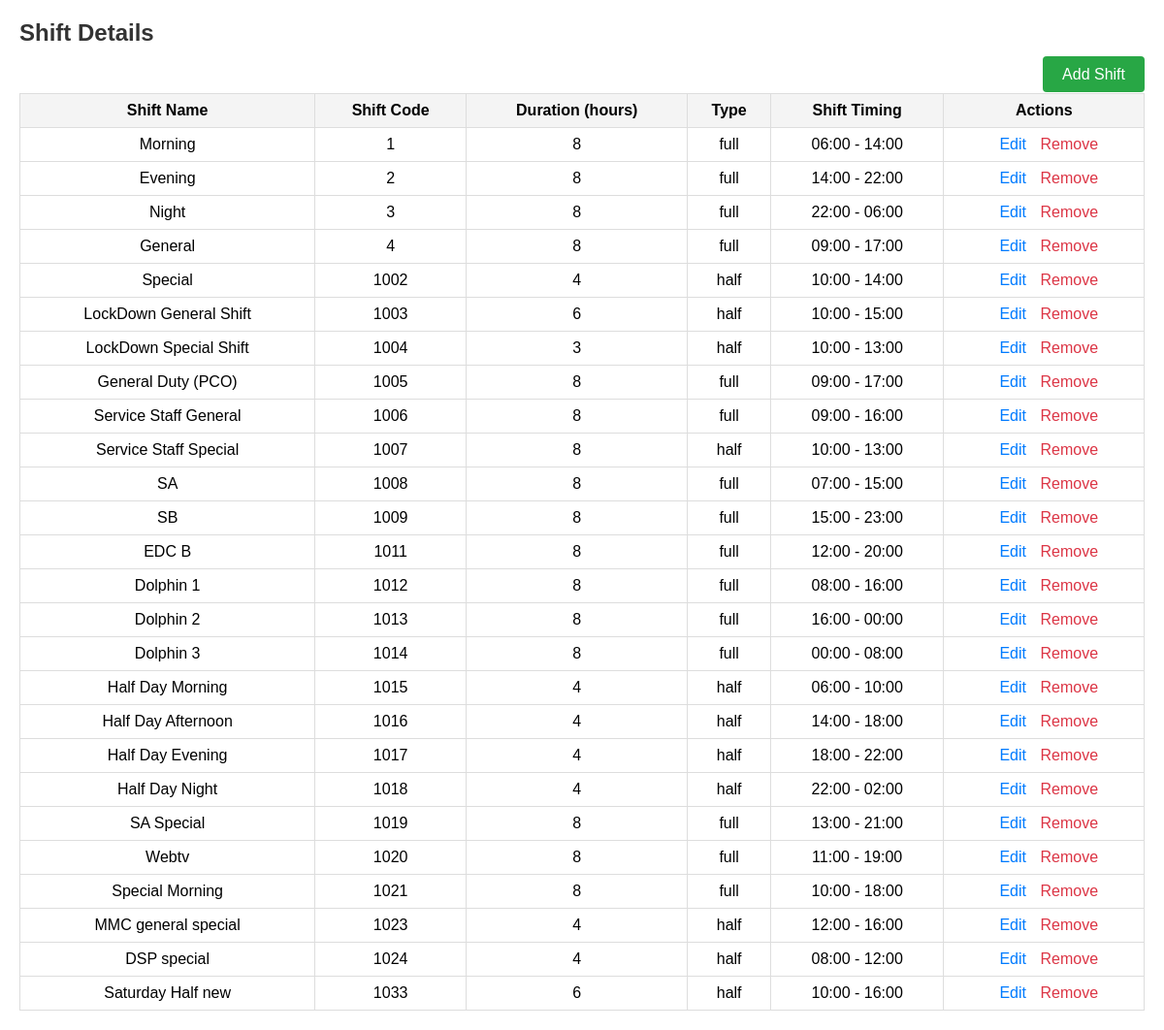
Page /shift_details (signed in) on the committed database.
### tables this page shows
CREATE TABLE "shifts" (
	"id"	INTEGER,
	"shift_name"	TEXT,
	"shift_code"	TEXT,
	"duration"	INTEGER,
	"type"	TEXT CHECK("type" IN ('full', 'half')),
	"shift_timing"	TEXT,
	PRIMARY KEY("id" AUTOINCREMENT)
);

### app.py (the view)
@app.route('/shift_details')
def shift_details():
    if not session.get('logged_in'):
        return redirect(url_for('login'))
    conn = sqlite3.connect('database.db')
    cursor = conn.cursor()
    cursor.execute('SELECT * FROM shifts')
    shifts = cursor.fetchall()
    conn.close()
    return render_template('shift_details.html', shifts=shifts)

### templates/shift_details.html
{% extends "base.html" %}
{% block content %}
<h2>Shift Details</h2>
<div style="text-align: right; margin-bottom: 10px;">
    <a href="{{ url_for('add_shift') }}" class="add-button">Add Shift</a>
</div>
<table>
    <thead>
        <tr>
            <th>Shift Name</th>
            <th>Shift Code</th>
            <th>Duration (hours)</th>
            <th>Type</th>
            <th>Shift Timing</th>
            <th>Actions</th>
        </tr>
    </thead>
    <tbody>
        {% for shift in shifts %}
            <tr>
                <td>{{ shift[1] }}</td>
                <td>{{ shift[2] }}</td>
                <td>{{ shift[3] }}</td>
                <td>{{ shift[4] }}</td>
                <td>{{ shift[5] }}</td>
                <td>
                    <a href="{{ url_for('edit_shift_details', shift_id=shift[0]) }}" class="edit-link">Edit</a>
                    <a href="{{ url_for('remove_shift', shift_id=shift[0]) }}" class="remove-link" onclick="return confirm('Are you sure you want to remove this shift?')">Remove</a>
                </td>
            </tr>
        {% endfor %}
    </tbody>
</table>
{% endblock %}

### static/css/styles.css (style rules this page uses)
body { font-family: Arial, sans-serif; margin: 20px; }
h2 { color: #333; }
table { width: 100%; border-collapse: collapse; }
table th, table td { border: 1px solid #ddd; padding: 8px; text-align: center; }
table th { background-color: #f4f4f4; }
.edit-link { margin-left: 10px; color: #007bff; text-decoration: none; }
.add-button { background-color: #28a745; color: white; padding: 10px 20px; text-decoration: none; border-radius: 4px; }
.edit-link { color: #007bff; text-decoration: none; margin-right: 10px; }
.remove-link { color: #dc3545; text-decoration: none; }

### rows in the picture
shifts: shift_name "Morning", shift_code "1", duration "8", type "full", shift_timing "06:00 - 14:00"
shifts: shift_name "Evening", shift_code "2", duration "8", type "full", shift_timing "14:00 - 22:00"
shifts: shift_name "Night", shift_code "3", duration "8", type "full", shift_timing "22:00 - 06:00"
shifts: shift_name "General", shift_code "4", duration "8", type "full", shift_timing "09:00 - 17:00"
shifts: shift_name "Special", shift_code "1002", duration "4", type "half", shift_timing "10:00 - 14:00"
shifts: shift_name "LockDown General Shift", shift_code "1003", duration "6", type "half", shift_timing "10:00 - 15:00"
shifts: shift_name "LockDown Special Shift", shift_code "1004", duration "3", type "half", shift_timing "10:00 - 13:00"
shifts: shift_name "General Duty (PCO)", shift_code "1005", duration "8", type "full", shift_timing "09:00 - 17:00"
shifts: shift_name "Service Staff General", shift_code "1006", duration "8", type "full", shift_timing "09:00 - 16:00"
shifts: shift_name "Service Staff Special", shift_code "1007", duration "8", type "half", shift_timing "10:00 - 13:00"
shifts: shift_name "SA", shift_code "1008", duration "8", type "full", shift_timing "07:00 - 15:00"
shifts: shift_name "SB", shift_code "1009", duration "8", type "full", shift_timing "15:00 - 23:00"
shifts: shift_name "EDC B", shift_code "1011", duration "8", type "full", shift_timing "12:00 - 20:00"
shifts: shift_name "Dolphin 1", shift_code "1012", duration "8", type "full", shift_timing "08:00 - 16:00"
shifts: shift_name "Dolphin 2", shift_code "1013", duration "8", type "full", shift_timing "16:00 - 00:00"
shifts: shift_name "Dolphin 3", shift_code "1014", duration "8", type "full", shift_timing "00:00 - 08:00"
shifts: shift_name "Half Day Morning", shift_code "1015", duration "4", type "half", shift_timing "06:00 - 10:00"
shifts: shift_name "Half Day Afternoon", shift_code "1016", duration "4", type "half", shift_timing "14:00 - 18:00"
shifts: shift_name "Half Day Evening", shift_code "1017", duration "4", type "half", shift_timing "18:00 - 22:00"
shifts: shift_name "Half Day Night", shift_code "1018", duration "4", type "half", shift_timing "22:00 - 02:00"
shifts: shift_name "SA Special", shift_code "1019", duration "8", type "full", shift_timing "13:00 - 21:00"
shifts: shift_name "Webtv", shift_code "1020", duration "8", type "full", shift_timing "11:00 - 19:00"
shifts: shift_name "Special Morning", shift_code "1021", duration "8", type "full", shift_timing "10:00 - 18:00"
shifts: shift_name "MMC general special", shift_code "1023", duration "4", type "half", shift_timing "12:00 - 16:00"
shifts: shift_name "DSP special", shift_code "1024", duration "4", type "half", shift_timing "08:00 - 12:00"
shifts: shift_name "Saturday Half new", shift_code "1033", duration "6", type "half", shift_timing "10:00 - 16:00"
